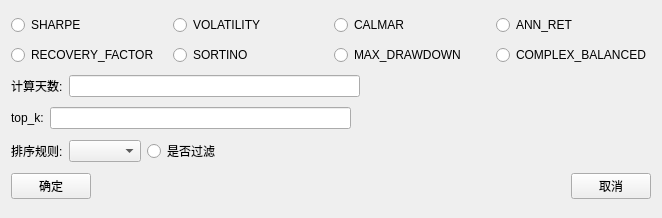
<?xml version="1.0" encoding="UTF-8"?>
<ui version="4.0">
 <class>cal_param_Widget</class>
 <widget class="QWidget" name="cal_param_Widget">
  <property name="geometry">
   <rect>
    <x>0</x>
    <y>0</y>
    <width>662</width>
    <height>218</height>
   </rect>
  </property>
  <property name="windowTitle">
   <string>cal_param_Widget</string>
  </property>
  <layout class="QVBoxLayout" name="verticalLayout">
   <item>
    <layout class="QHBoxLayout" name="horizontalLayout_2">
     <item>
      <widget class="QRadioButton" name="sharpe_btn">
       <property name="text">
        <string>SHARPE</string>
       </property>
      </widget>
     </item>
     <item>
      <widget class="QRadioButton" name="volatility_btn">
       <property name="text">
        <string>VOLATILITY</string>
       </property>
      </widget>
     </item>
     <item>
      <widget class="QRadioButton" name="calma_btn">
       <property name="text">
        <string>CALMAR</string>
       </property>
      </widget>
     </item>
     <item>
      <widget class="QRadioButton" name="yearly_btn">
       <property name="text">
        <string>ANN_RET</string>
       </property>
      </widget>
     </item>
    </layout>
   </item>
   <item>
    <layout class="QHBoxLayout" name="horizontalLayout">
     <item>
      <widget class="QRadioButton" name="recover_factor_btn">
       <property name="text">
        <string>RECOVERY_FACTOR</string>
       </property>
      </widget>
     </item>
     <item>
      <widget class="QRadioButton" name="sotino_btn">
       <property name="text">
        <string>SORTINO</string>
       </property>
      </widget>
     </item>
     <item>
      <widget class="QRadioButton" name="maxdrawn_btn">
       <property name="text">
        <string>MAX_DRAWDOWN</string>
       </property>
      </widget>
     </item>
     <item>
      <widget class="QRadioButton" name="complex_balance_btn">
       <property name="text">
        <string>COMPLEX_BALANCED</string>
       </property>
      </widget>
     </item>
    </layout>
   </item>
   <item>
    <layout class="QHBoxLayout" name="horizontalLayout_3">
     <item>
      <widget class="QLabel" name="label">
       <property name="text">
        <string>计算天数:</string>
       </property>
      </widget>
     </item>
     <item>
      <widget class="QLineEdit" name="dayslineEdit"/>
     </item>
     <item>
      <spacer name="horizontalSpacer_2">
       <property name="orientation">
        <enum>Qt::Orientation::Horizontal</enum>
       </property>
       <property name="sizeHint" stdset="0">
        <size>
         <width>40</width>
         <height>20</height>
        </size>
       </property>
      </spacer>
     </item>
    </layout>
   </item>
   <item>
    <layout class="QHBoxLayout" name="horizontalLayout_4">
     <item>
      <widget class="QLabel" name="label_3">
       <property name="text">
        <string>top_k:</string>
       </property>
      </widget>
     </item>
     <item>
      <widget class="QLineEdit" name="lineEdit"/>
     </item>
     <item>
      <spacer name="horizontalSpacer_4">
       <property name="orientation">
        <enum>Qt::Orientation::Horizontal</enum>
       </property>
       <property name="sizeHint" stdset="0">
        <size>
         <width>40</width>
         <height>20</height>
        </size>
       </property>
      </spacer>
     </item>
    </layout>
   </item>
   <item>
    <layout class="QHBoxLayout" name="horizontalLayout_5">
     <item>
      <widget class="QLabel" name="label_2">
       <property name="text">
        <string>排序规则:</string>
       </property>
      </widget>
     </item>
     <item>
      <widget class="QComboBox" name="sort_rule_comb"/>
     </item>
     <item>
      <widget class="QRadioButton" name="filter_btn">
       <property name="text">
        <string>是否过滤</string>
       </property>
      </widget>
     </item>
     <item>
      <spacer name="horizontalSpacer_3">
       <property name="orientation">
        <enum>Qt::Orientation::Horizontal</enum>
       </property>
       <property name="sizeHint" stdset="0">
        <size>
         <width>40</width>
         <height>20</height>
        </size>
       </property>
      </spacer>
     </item>
    </layout>
   </item>
   <item>
    <layout class="QHBoxLayout" name="horizontalLayout_9">
     <item>
      <widget class="QPushButton" name="yes_btn">
       <property name="text">
        <string>确定</string>
       </property>
      </widget>
     </item>
     <item>
      <spacer name="horizontalSpacer">
       <property name="orientation">
        <enum>Qt::Orientation::Horizontal</enum>
       </property>
       <property name="sizeHint" stdset="0">
        <size>
         <width>334</width>
         <height>20</height>
        </size>
       </property>
      </spacer>
     </item>
     <item>
      <widget class="QPushButton" name="no_btn">
       <property name="text">
        <string>取消</string>
       </property>
      </widget>
     </item>
    </layout>
   </item>
  </layout>
 </widget>
 <resources/>
 <connections/>
</ui>
